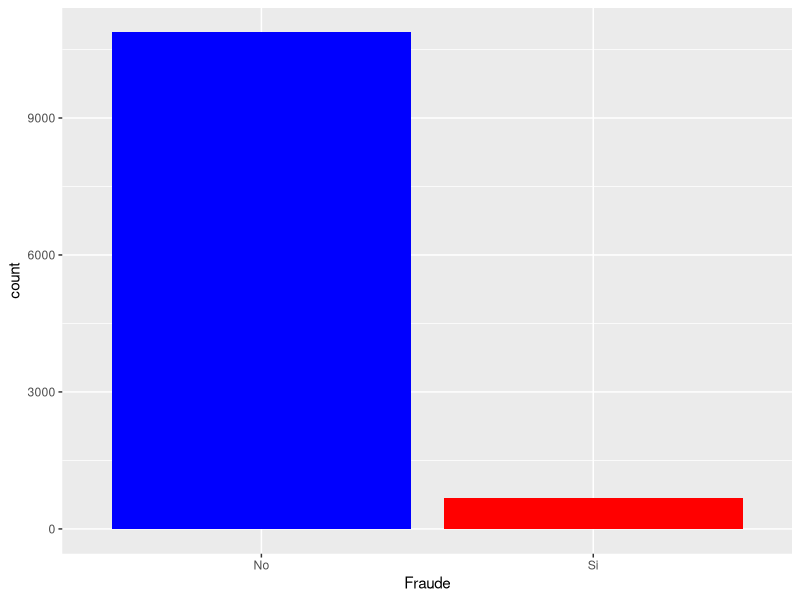

Reproduce this figure in R. (Note: this script raises an error after producing the figure.)

df <- read.csv("Dataset.csv", header = TRUE,stringsAsFactors = FALSE)


#delete features
fraud <- df[,-c(1,2,3,6,7,8,17)]


install.packages("fastDummies")

library(dplyr)


str(fraud)

dim(fraud)



#one hotencoding

library(fastDummies)
fraud2<-dummy_cols(fraud,  select_columns = c("Make", "MaritalStatus","BasePolicy","VehicleCategory","PolicyType")) %>% 
  select(-c("Make","MaritalStatus","BasePolicy","VehicleCategory","PolicyType"))
str(fraud2)
head(fraud2)



#normalize
normalize <- function(x) {
  return ((x - min(x)) / (max(x) - min(x)))
}


fraud2$ClaimSize <- normalize(fraud2$ClaimSize)



#char to int
fraud2$AccidentArea <- as.integer(as.factor(fraud2$AccidentArea))
fraud2$Sex <- as.integer(as.factor(fraud2$Sex))
fraud2$Fault <- as.integer(as.factor(fraud2$Fault))
fraud2$VehiclePrice <- as.integer(as.factor(fraud2$VehiclePrice))
fraud2$FraudFound_P <- (as.factor(fraud2$FraudFound_P))
fraud2$RepNumber <- as.integer(as.factor(fraud2$RepNumber))
fraud2$Deductible <- as.integer(as.factor(fraud2$Deductible))
fraud2$DriverRating <- as.integer(as.factor(fraud2$DriverRating))
fraud2$Days_Policy_Accident <- as.integer(as.factor(fraud2$Days_Policy_Accident))
fraud2$Days_Policy_Claim <- as.integer(as.factor(fraud2$Days_Policy_Claim))
fraud2$AgeOfVehicle <- as.integer(as.factor(fraud2$AgeOfVehicle))
fraud2$AgeOfPolicyHolder <- as.integer(as.factor(fraud2$AgeOfPolicyHolder))
fraud2$PoliceReportFiled <- as.integer(as.factor(fraud2$PoliceReportFiled))
fraud2$WitnessPresent <- as.integer(as.factor(fraud2$WitnessPresent))
fraud2$AgentType <- as.integer(as.factor(fraud2$AgentType))
fraud2$NumberOfCars <- as.integer(as.factor(fraud2$NumberOfCars))
fraud2$AddressChange_Claim <- as.integer(as.factor(fraud2$AddressChange_Claim))
fraud2$NumberOfSuppliments <- as.integer(as.factor(fraud2$NumberOfSuppliments))
fraud2$PastNumberOfClaims <- as.integer(as.factor(fraud2$PastNumberOfClaims))




#Manage null 
colSums(is.na(fraud2))

fraud2$Age[is.na(fraud2$Age)]<-0

colSums(is.na(fraud2))

fraud2 <- na.omit(fraud2)

colSums(is.na(fraud2))



#split train test
table(fraud2$FraudFound_P)

names(fraud2)<-gsub(" ","",names(fraud2))
names(fraud2)<-gsub("PolicyType_","",names(fraud2))
names(fraud2)<-gsub("-","",names(fraud2))
dt = sort(sample(nrow(fraud2), nrow(fraud2)*.7))
train<-fraud2[dt,]
test<-fraud2[-dt,]
names(train) == names(fraud2)
names(train) == names(test)
table(train$FraudFound_P)
table(test$FraudFound_P)

#imbalanced data

library(ggplot2)


ggplot(fraud2,aes(FraudFound_P))+geom_bar(fill=c("blue","red")) + scale_x_discrete(name = "Fraude",labels = c("No", "Si"))

prop.table(table(fraud2$FraudFound_P))



library(rpart)
library(readr)
library(ROSE)


#Undersampling and oversampling
data_balanced<- ovun.sample(FraudFound_P~., data = train, method = "both",p=0.5)$data


table(data_balanced$FraudFound_P)


#Model decision tree algorithm
model = rpart(FraudFound_P~.,data= data_balanced)
score = predict(model,newdata = test,type = "class")

#Metrics
confusionMatrix(score, test$FraudFound_P)


mc<-table(true=test$FraudFound_P,pred=score)
mc
round(sum(diag(mc))/sum(colSums(mc)), 5)
rs <- apply(mc, 1, sum)
r1 <- round(mc[1,]/rs[1], 5)
r2 <- round(mc[2,]/rs[2], 5)
rbind(No=r1, Yes=r2)


roc.curve(test$FraudFound, score)
